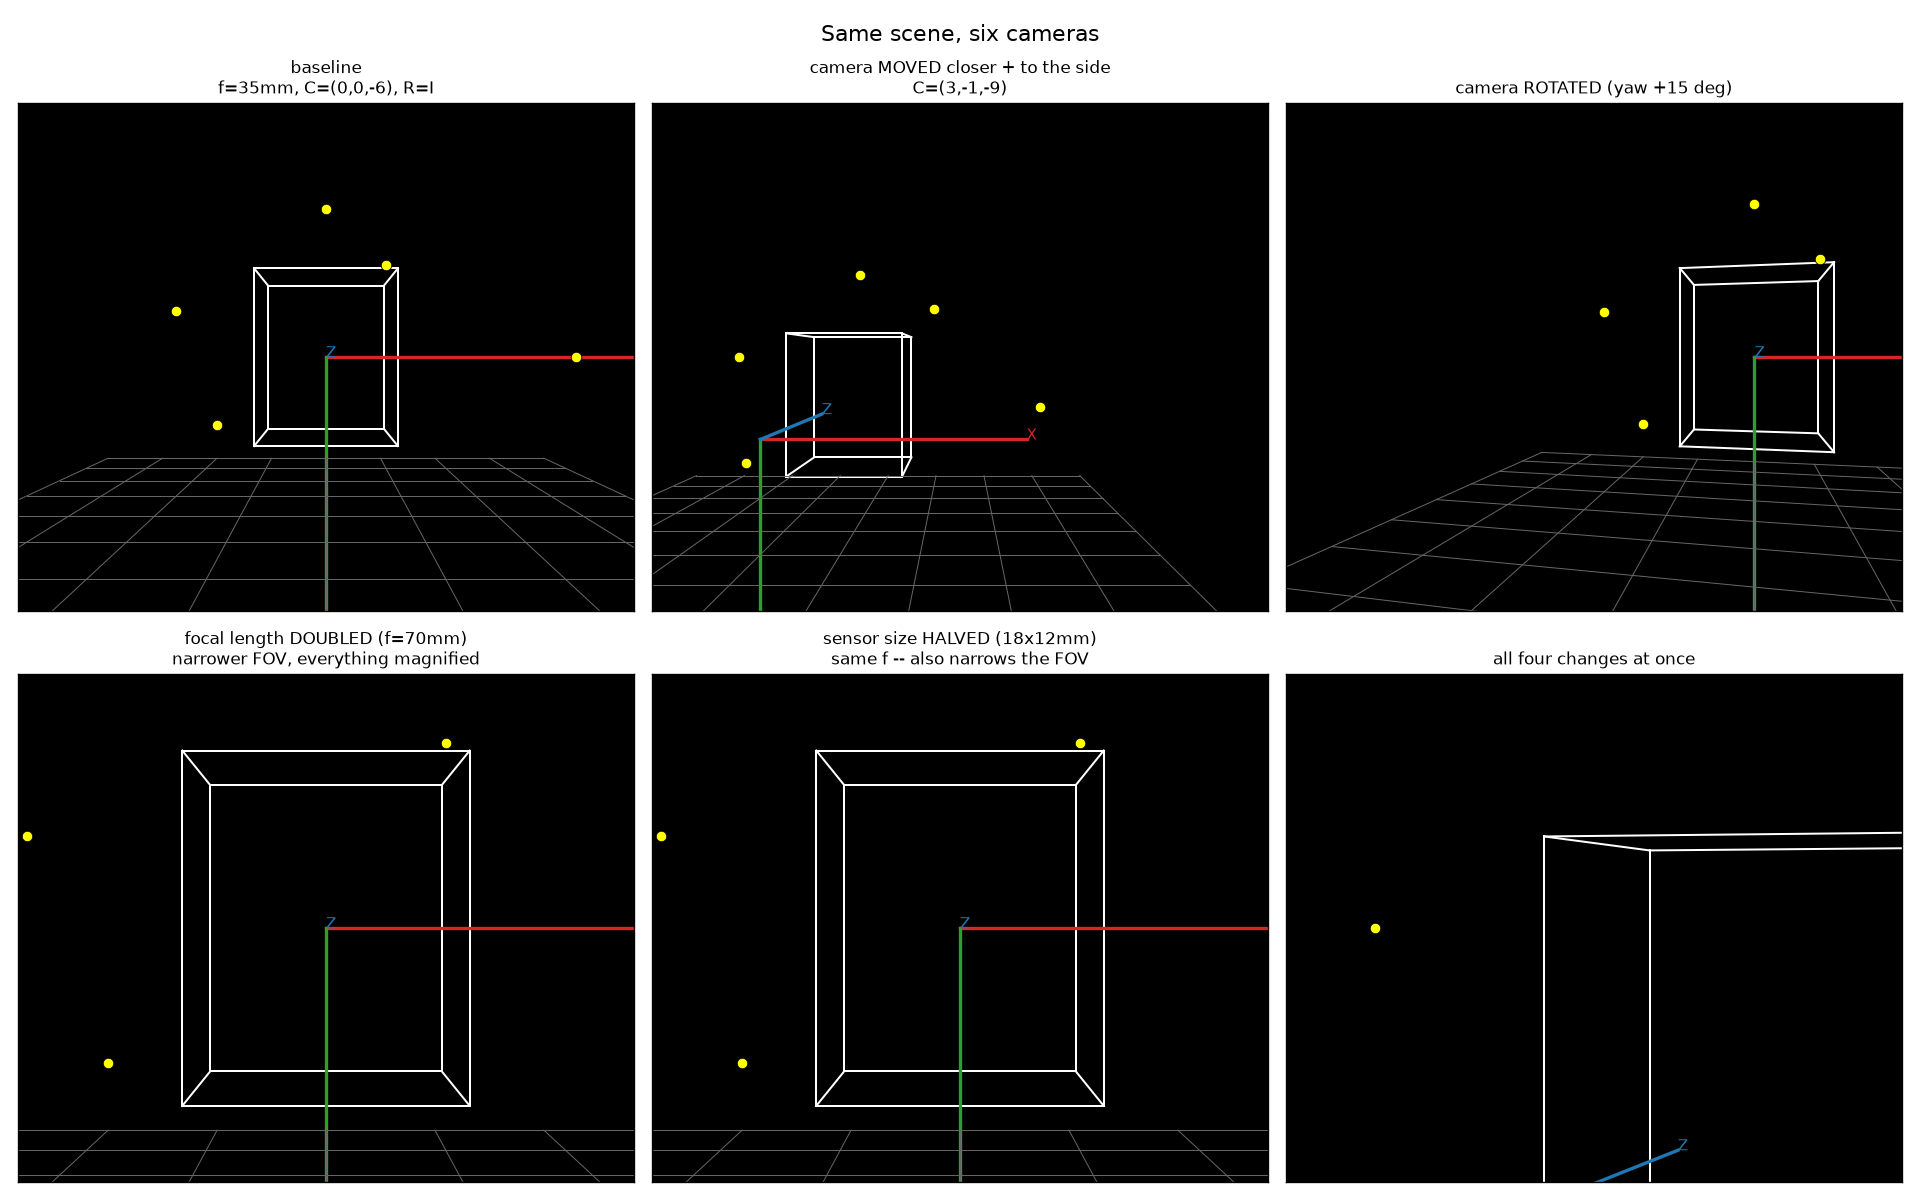

Recreate this plot in Python.
"""camera/synthetic_scene.py  (Simulation: Build a Synthetic Scene)

A simple 3-D scene -- a cube, the world coordinate axes, a floor grid, and a
handful of arbitrary points -- rendered through the Phase I/II camera model
(camera_model.Camera, projection.project_points). Then the same scene is
re-rendered after changing, one at a time:

  * camera position
  * camera attitude
  * focal length
  * sensor size

so the camera equation stops being an abstract formula and starts being
"why does the picture look like that."
"""

import numpy as np
import matplotlib.pyplot as plt

from camera_model import Camera
from projection import project_points, rot_y

# ---------------------------------------------------------------------------
# the scene, in WORLD coordinates (fixed for the whole file)
# ---------------------------------------------------------------------------
def _cube_edges(centre, half):
    c = np.array(centre)
    verts = np.array([[sx, sy, sz] for sx in (-1, 1) for sy in (-1, 1) for sz in (-1, 1)]) * half + c
    edges = [(verts[i], verts[j]) for i in range(8) for j in range(i + 1, 8)
            if np.sum(np.abs(verts[i] - verts[j]) > 1e-9) == 1]
    return edges


CUBE_EDGES = _cube_edges(centre=(0.0, 0.0, 8.0), half=1.5)

AXES = [
    (np.array([0, 0, 0]), np.array([4, 0, 0]), "tab:red", "X"),
    (np.array([0, 0, 0]), np.array([0, 4, 0]), "tab:green", "Y"),
    (np.array([0, 0, 0]), np.array([0, 0, 4]), "tab:blue", "Z"),
]

def _floor_grid(y=3.0, x_range=(-8, 8), z_range=(0, 16), step=2.0):
    lines = []
    for x in np.arange(x_range[0], x_range[1] + 1e-9, step):
        lines.append((np.array([x, y, z_range[0]]), np.array([x, y, z_range[1]])))
    for z in np.arange(z_range[0], z_range[1] + 1e-9, step):
        lines.append((np.array([x_range[0], y, z]), np.array([x_range[1], y, z])))
    return lines


FLOOR = _floor_grid()

POINTS = np.array([
    [-4.0, -1.0, 10.0],
    [5.0, 0.0, 6.0],
    [2.0, -2.5, 14.0],
    [-2.0, 1.0, 5.0],
    [0.0, -3.0, 9.0],
])


# ---------------------------------------------------------------------------
# rendering
# ---------------------------------------------------------------------------
def _project_segments(segments, R, t, K):
    """Project a list of (p0, p1) world pairs; drop a segment if either end
    is behind the camera (Zc <= 0). No sensor-bound rejection here -- letting
    the axes' xlim/ylim clip the drawing is simpler and shows partial lines
    exiting the frame, which is what a real camera view looks like."""
    ends = np.array([p for seg in segments for p in seg])
    uv, valid, _ = project_points(ends, R, t, K)
    uv = uv.reshape(-1, 2, 2)
    ok = valid.reshape(-1, 2).all(axis=1)
    return uv[ok]


def render(ax, cam, R, t, title):
    K = cam.K

    for p0, p1 in _project_segments(CUBE_EDGES, R, t, K):
        ax.plot([p0[0], p1[0]], [p0[1], p1[1]], color="white", lw=1.2)

    for p0, p1, color, label in AXES:
        uv, valid, _ = project_points(np.array([p0, p1]), R, t, K)
        if valid.all():
            ax.plot([uv[0, 0], uv[1, 0]], [uv[0, 1], uv[1, 1]], color=color, lw=2)
            ax.annotate(label, uv[1], color=color, fontsize=9)

    for p0, p1 in _project_segments(FLOOR, R, t, K):
        ax.plot([p0[0], p1[0]], [p0[1], p1[1]], color="0.4", lw=0.6)

    uv, valid, _ = project_points(POINTS, R, t, K, image_size=(cam.Nx, cam.Ny))
    ax.scatter(uv[valid, 0], uv[valid, 1], color="yellow", s=40, zorder=5,
              edgecolor="k", linewidth=0.5)

    ax.set_xlim(0, cam.Nx)
    ax.set_ylim(cam.Ny, 0)               # v grows downward
    ax.set_facecolor("black")
    ax.set_xticks([]); ax.set_yticks([])
    ax.set_title(title, fontsize=10)


def main():
    base_cam = Camera(f=35.0, Ws=36.0, Hs=24.0, Nx=960, Ny=640, name="baseline")
    C0 = np.array([0.0, 0.0, -6.0])
    R0 = np.eye(3)

    configs = [
        ("baseline\nf=35mm, C=(0,0,-6), R=I",
         base_cam, C0, R0),
        ("camera MOVED closer + to the side\nC=(3,-1,-9)",
         base_cam, np.array([3.0, -1.0, -9.0]), R0),
        ("camera ROTATED (yaw +15 deg)",
         base_cam, C0, rot_y(np.deg2rad(15.0))),
        ("focal length DOUBLED (f=70mm)\nnarrower FOV, everything magnified",
         Camera(f=70.0, Ws=36.0, Hs=24.0, Nx=960, Ny=640, name="long f"), C0, R0),
        ("sensor size HALVED (18x12mm)\nsame f -- also narrows the FOV",
         Camera(f=35.0, Ws=18.0, Hs=12.0, Nx=960, Ny=640, name="small sensor"), C0, R0),
        ("all four changes at once",
         Camera(f=70.0, Ws=18.0, Hs=12.0, Nx=960, Ny=640, name="combined"),
         np.array([3.0, -1.0, -9.0]), rot_y(np.deg2rad(15.0))),
    ]

    print("=" * 78)
    print("SYNTHETIC SCENE: cube + axes + floor grid + points, six camera setups")
    print("=" * 78)
    for title, cam, C, R in configs:
        t = -R @ C
        print(f"\n{title.splitlines()[0]}")
        print(f"   f={cam.f} mm, sensor={cam.Ws}x{cam.Hs} mm, "
              f"FOVx={np.degrees(cam.fov_x):.1f} deg,  camera at "
              f"({C[0]:.0f}, {C[1]:.0f}, {C[2]:.0f})")

    print()
    print("Moving the camera changes PERSPECTIVE (what's near looms larger,")
    print("relative positions of objects at different depths shift).")
    print("Rotating the camera PANS the whole scene across the frame rigidly --")
    print("nothing changes shape or relative size, everything just translates")
    print("in (u,v).")
    print("Changing f or sensor size both narrow/widen the FOV and rescale the")
    print("whole image the same way (2 atan(W/2f) is symmetric in W and f) --")
    print("but they are not physically the same lens change (a smaller sensor")
    print("with fixed resolution also changes pixel pitch, hence plate scale).")
    print("=" * 78)

    fig, axes = plt.subplots(2, 3, figsize=(16, 10))
    for ax, (title, cam, C, R) in zip(axes.ravel(), configs):
        t = -R @ C
        render(ax, cam, R, t, title)
    fig.suptitle("Same scene, six cameras", fontsize=13)
    fig.tight_layout()
    fig.savefig("synthetic_scene.png", dpi=120)


if __name__ == "__main__":
    main()
    plt.show()
